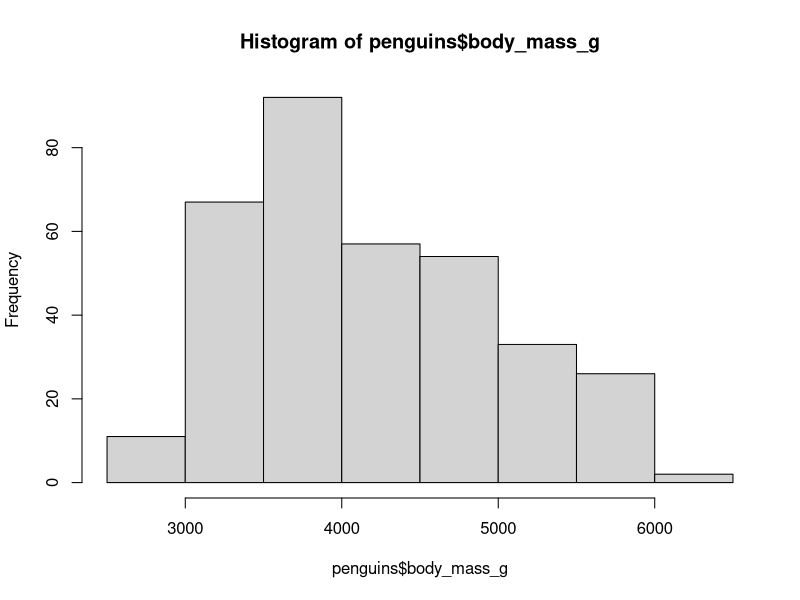
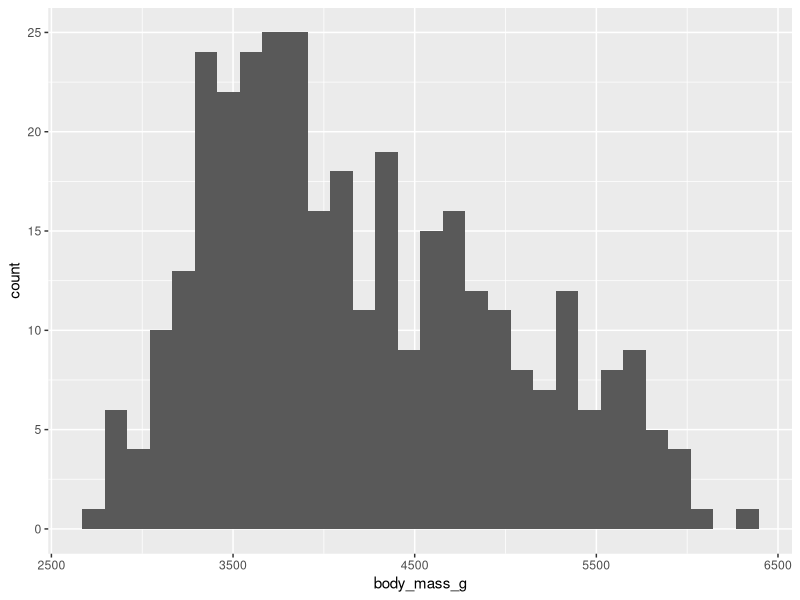
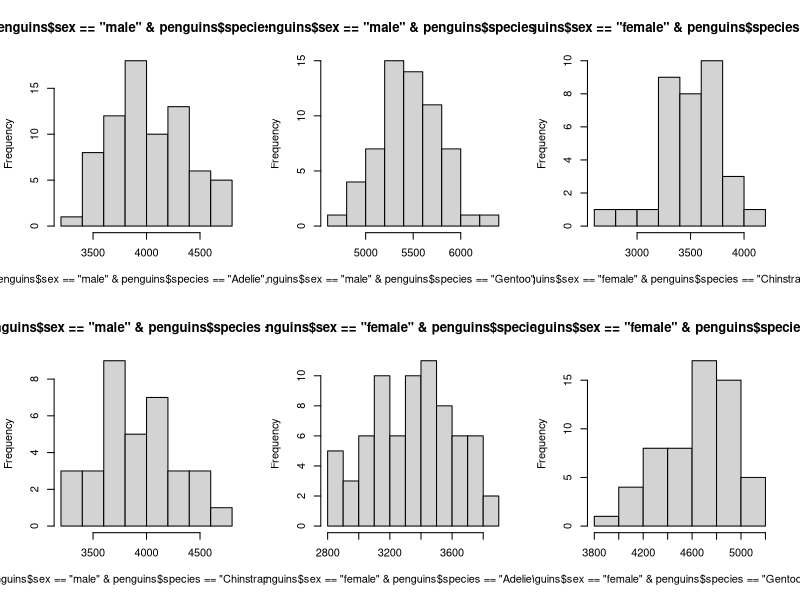
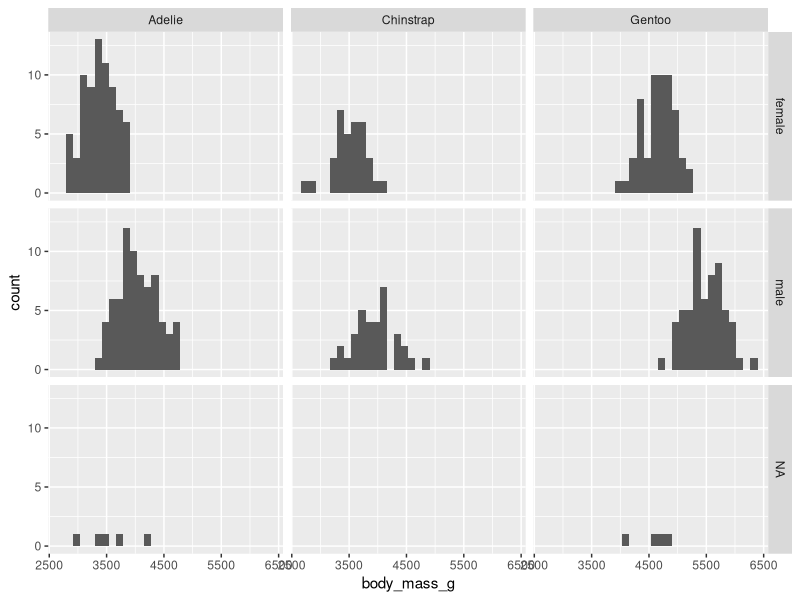

Here is the R script that generated these plots, in order:
## ---- chunk 1
options(htmltools.dir.version = FALSE)
## ---- chunk 2
library(tidyverse)
library(palmerpenguins)
glimpse(penguins)
## ---- chunk 3
hist(penguins$body_mass_g)
## ---- chunk 4
ggplot(penguins, aes(x = body_mass_g)) +
  geom_histogram()
## ---- chunk 5
layout(matrix(1:6, 2, 3))
hist(penguins[penguins$sex == "male" & penguins$species == "Adelie", ]$body_mass_g)
hist(penguins[penguins$sex == "male" & penguins$species == "Chinstrap", ]$body_mass_g)
hist(penguins[penguins$sex == "male" & penguins$species == "Gentoo", ]$body_mass_g)
hist(penguins[penguins$sex == "female" & penguins$species == "Adelie", ]$body_mass_g)
hist(penguins[penguins$sex == "female" & penguins$species == "Chinstrap", ]$body_mass_g)
hist(penguins[penguins$sex == "female" & penguins$species == "Gentoo", ]$body_mass_g)
## ---- chunk 6
ggplot(penguins, aes(x = body_mass_g)) +
  geom_histogram() +
  facet_grid(sex ~ species)
## ---- chunk 7
with(penguins, table(sex, species))
## ---- chunk 8
penguins %>%
  count(sex, species)
## ---- chunk 9
aggregate(airquality[, "Ozone"], 
          list(Month = airquality[, "Month"]), 
          mean, na.rm = TRUE)
## ---- chunk 10
airquality %>% 
  group_by(Month) %>% 
	summarize(mean_o3 = mean(Ozone, na.rm = TRUE))
